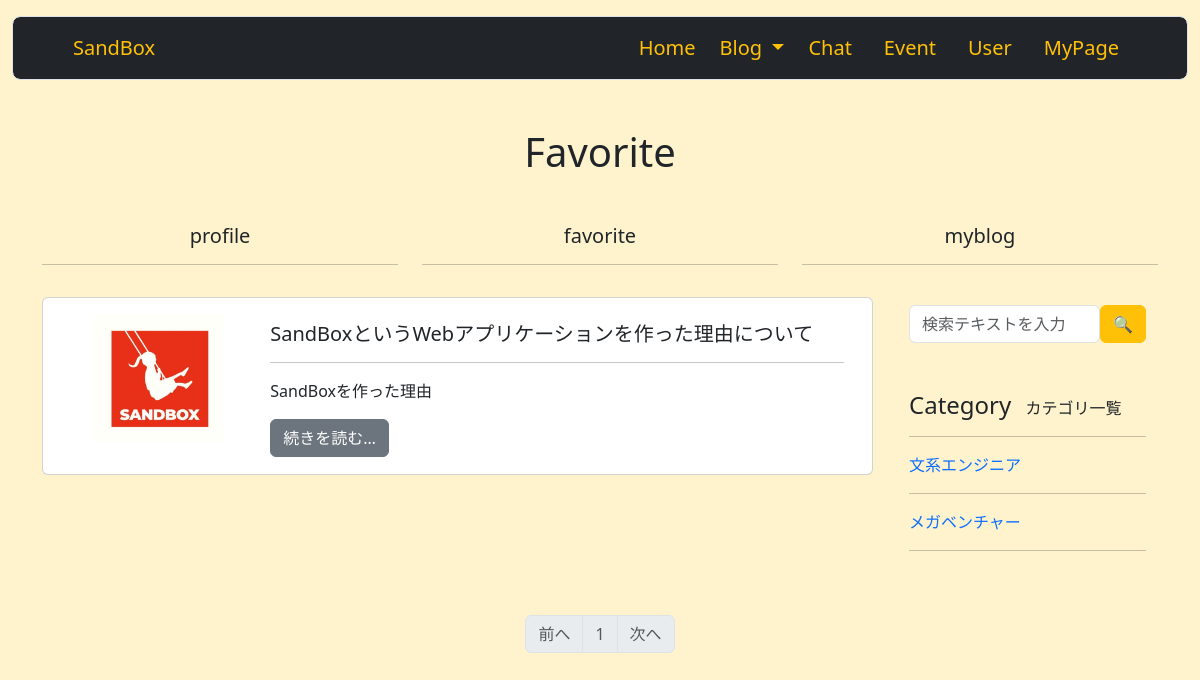
Before: /my_favorite_list (signed in) with the older database file.
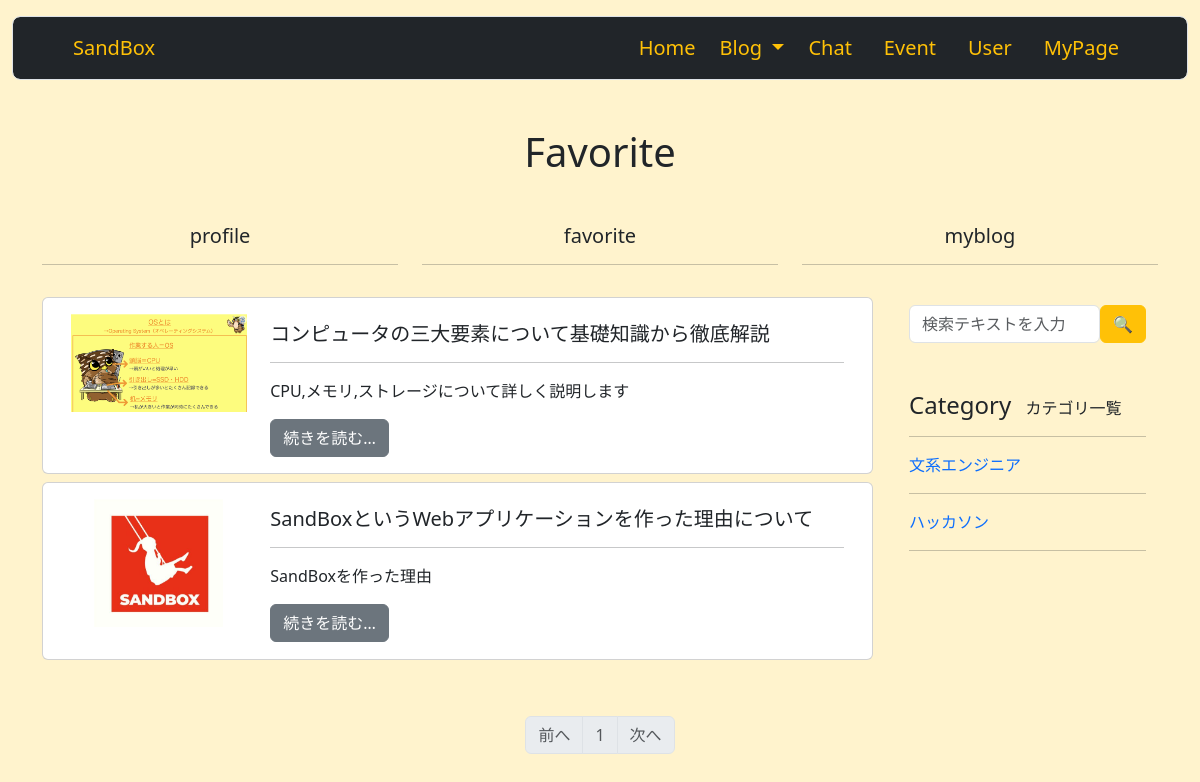
After: the same page with the newer database file.
### sandbox_system/models.py (models this page shows, shortened)
class BlogFavorite(db.Model):
    __tablename__ = 'blog_favorite'
    id = db.Column(db.Integer, primary_key=True)
    favorite_user_id = db.Column(db.Integer, db.ForeignKey('users.id'))
    blog_id = db.Column(db.Integer, db.ForeignKey('blog.id'))
    category_id = db.Column(db.Integer, db.ForeignKey('blog_category.id'))
    title = db.Column(db.String(140))
    text = db.Column(db.Text)
    summary = db.Column(db.String(140))
    image = db.Column(db.String(140))

class BlogCategory(db.Model):
    __tablename__ = 'blog_category'
    id = db.Column(db.Integer, primary_key=True)
    category = db.Column(db.String(140))
    blogs = db.relationship('Blog', backref='blogcategory', lazy='dynamic')
    otherblogs = db.relationship('OtherBlog', backref='blogcategory', lazy='dynamic')

### sandbox_system/blogs/view.py (the view)
@blogs.route('/my_favorite_list', methods=['GET', 'POST'])
@login_required
def my_favorite_list():
    form = BlogSearchForm()
    if BlogCategory.query.first():
        blog_categories = BlogCategory.query.order_by(BlogCategory.id.asc()).all()
    else:
        blog_categories = ''
    page = request.args.get('page', 1, type=int)
    if BlogFavorite.query.filter_by(favorite_user_id=current_user.id).first():
        blogs = BlogFavorite.query.filter_by(favorite_user_id=current_user.id).order_by(BlogFavorite.id.desc()).paginate(page=page, per_page=10)
    else:
        blogs = ''
    return render_template('user/my_page/my_favorite.html', form=form, blog_categories=blog_categories, blogs=blogs)

### sandbox_system/blogs/form.py
class BlogSearchForm(FlaskForm):
    searchtext = StringField('検索テキスト', validators=[DataRequired()])
    submit = SubmitField('🔍')

### sandbox_system/__init__.py (called while the page is built)
@event.listens_for(Engine, "connect")
def set_sqlite_pragma(dbapi_connection, connection_record):
    cursor = dbapi_connection.cursor()
    cursor.execute("PRAGMA foreign_keys=ON")
    cursor.close()

### sandbox_system/models.py (called while the page is built)
@login_manager.user_loader
def load_user(user_id):
    return User.query.get(user_id)

    def is_administrator(self):
        if self.administrator == '1':
            return 1
        else:
            return 0

### sandbox_system/templates/user/my_page/my_favorite.html (shortened to what the changed rows need)
{% extends 'base.html' %}
{% block content %}
    <div class="container pb-4">
        <div class="row my-3">
            <div class="col-md-6 m-auto text-center">
                {% if searchtext %}
                    <h1 class="text-center">"{{ searchtext }}"の検索結果</h1>
                {% elif blog_category %}
                    <h1 class="text-center">{{ blog_category.category }}</h1>
                {% else %}
                    <h1 class="text-center">Favorite</h1>
                {% endif %}
            </div>
        </div>
    </div>
    <div class="container">
        <div class="row">
            <div class="col-9">
                <div class="row">
                    {% if blogs %}
                    {% for blog in blogs.items %}
                    <div class="col-12 mb-2">
                        <div class="card h-100">
                            <div class="card-body" style="max-height: 15rem;">
                                <div class="container">
                                    <div class="row row-cols-auto">
                                        {% if blog.image %}
                                            <div class="col-3 mb-3" style="text-align: center;">
                                                    <img src="{{ url_for('static', filename='image/' + blog.image) }}" class="img-fluid card-image-top" style="max-height: 8rem; max-width: 11rem;">
                                            </div>
                                        {% endif %}
                                        <div class="col-9">
                                            <h5 class="card-title pt-2"><a href="{{ url_for('blogs.blog', blog_id=blog.id) }}" class="text-decoration-none text-dark">{{ blog.title }}</a></h5>
                                            <hr>
                                            <p>{{ blog.summary }}</p>
                                            <a href="{{ url_for('blogs.blog', blog_id=blog.blog_id) }}" class="btn btn-secondary">続きを読む…</a>
                                        </div>
                                    </div>
                                </div>
                            </div>
                        </div>
                    </div>
                    {% endfor %}
                    {% else %}
                    <p class="text-center my-3">お気に入りのブログがありません</p>
                    {% endif %}
                </div>
            </div>
            <div class="col-md-3">
                <div class="position-sticky mt-2" style="top: 12rem;">
                    <div class="container">
                        {% if blog_categories %}
                        {% for blog_category in blog_categories %}
                        <ol class="list-unstyled">
                            <li>
                                <a href="{{ url_for('blogs.favorite_category_blog', blog_category_id=blog_category.id) }}" class="text-decoration-none">{{ blog_category.category }}</a>
                            </li>
                            <hr>
                        </ol>
                        {% endfor %}
                        {% else %}
                        <p class="text-center my-3">カテゴリがありません</p>
                        {% endif %}
                    </div>
                </div>
            </div>
        </div>
    </div>
    {% if blogs %}
        <nav class="my-5" aria-label="Page navigation">
            <ul class="pagination justify-content-center">
        {% for page_num in blogs.iter_pages(left_edge=1, right_edge=1, left_current=1, right_current=2) %}
            {% if page_num %}
                {% if blogs.page == page_num %}
                    <li class="page-item disabled"><a class="page-link" href="#">{{ page_num }}</a></li>
                {% else %}
                    <li class="page-item"><a class="page-link" href="{{ url_for('blogs.blog_list', page=page_num) }}">{{ page_num }}</a></li>
                {% endif %}
            {% else %}
                <li class="page-item disabled"><a class="page-link" href="#">&hellip;</a></li>
            {% endif %}
        {% endfor %}
            </ul>
        </nav>
    {% endif %}
{% endblock %}

Changed rows visible on the page:
added BlogFavorite: image (picture), title "コンピュータの三大要素について基礎知識から徹底解説", summary "CPU,メモリ,ストレージについて詳しく説明します"
changed BlogCategory: category "メガベンチャー" → "ハッカソン"
